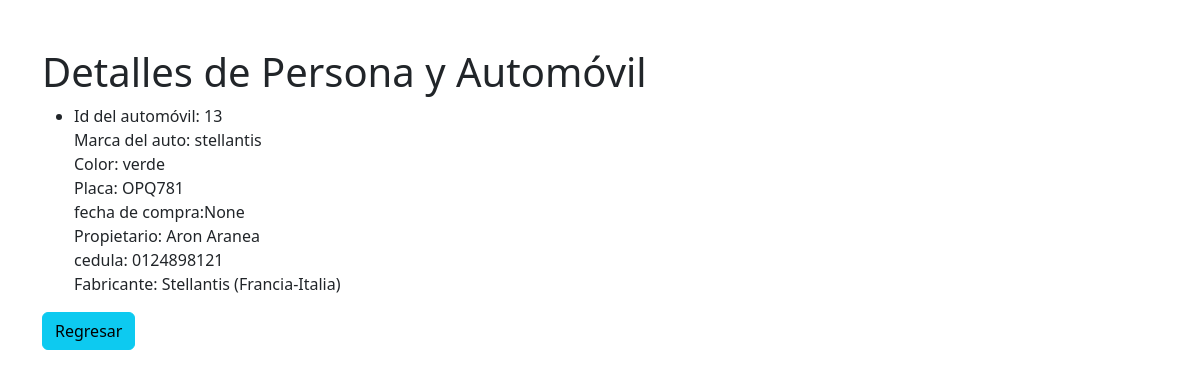
/ver_persona/19/, run on the app's committed database.
### personas/models.py (models this page shows, shortened)
class automovile(models.Model):
    marca_auto = models.CharField(max_length=30)
    color_auto = models.CharField(max_length=10)
    placa_auto = models.CharField(max_length=6)
    fecha_compra=models.DateField(null=True)
    propietario = models.ForeignKey(Persona, on_delete=models.CASCADE, null=True, blank=True, related_name='automoviles')
    fabricante = models.ForeignKey('Fabricante', on_delete=models.CASCADE, null=True, blank=True,related_name='automoviles')

class Persona(models.Model):
    nombre = models.CharField(max_length=20)
    apellido = models.CharField(max_length=20)
    cedula=models.CharField(max_length=10,null=True)

class fabricante(models.Model):
    nombre = models.CharField(max_length=50)

### personas/views.py (the view)
# urls.py: path('ver_persona/<int:persona_id>/', ver_persona, name='ver_persona'),
def ver_persona(request, persona_id):
    persona = get_object_or_404(Persona, pk=persona_id)
    automoviles = persona.automoviles.all()
    datos = {'persona': persona, 'automoviles': automoviles}
    return render(request, 'ver_auto.html', datos)

### personas/templates/ver_auto.html (shortened to what this page needs)
<!DOCTYPE html>
<html lang="en">
<head>
    <link rel="stylesheet" href="https://cdn.jsdelivr.net/npm/bootstrap@5.3.2/dist/css/bootstrap.min.css">
</head>
<body>
    <div class="container mt-5">
        <h1>Detalles de Persona y Automóvil</h1>
        {% if automoviles %}
            <section>
                <ul>
                    {% for automovil in automoviles %}
                        <li>
                            Id del automóvil: {{ automovil.id }}<br>
                            Marca del auto: {{ automovil.marca_auto }}<br>
                            Color: {{ automovil.color_auto }}<br>
                            Placa: {{ automovil.placa_auto }}<br>
                            fecha de compra:{{ automovil.fecha_compra }}<br>
                            {% if automovil.propietario %}
                                Propietario: {{ automovil.propietario.nombre }} {{ automovil.propietario.apellido }} <br>
                                cedula: {{ automovil.propietario.cedula }} <br>
                            {% else %}
                                Sin propietario<br>
                            {% endif %}
                            {% if automovil.fabricante %}
                                Fabricante: {{ automovil.fabricante.nombre }}<br>
                            {% else %}
                                Sin fabricante<br>
                            {% endif %}
                        </li>
                    {% endfor %}
                </ul>
            </section>
        {% endif %}
        <div class="mt-3">
            <a href="{% url 'inicio' %}" class="btn btn-info">
                Regresar
            </a>
        </div>
    </div>
</body>
</html>

### data on the page
automovile: id "13", marca_auto "stellantis", color_auto "verde", placa_auto "OPQ781", fecha_compra "None", propietario.nombre "Aron", propietario.apellido "Aranea", propietario.cedula "0124898121", fabricante.nombre "Stellantis (Francia-Italia)"
